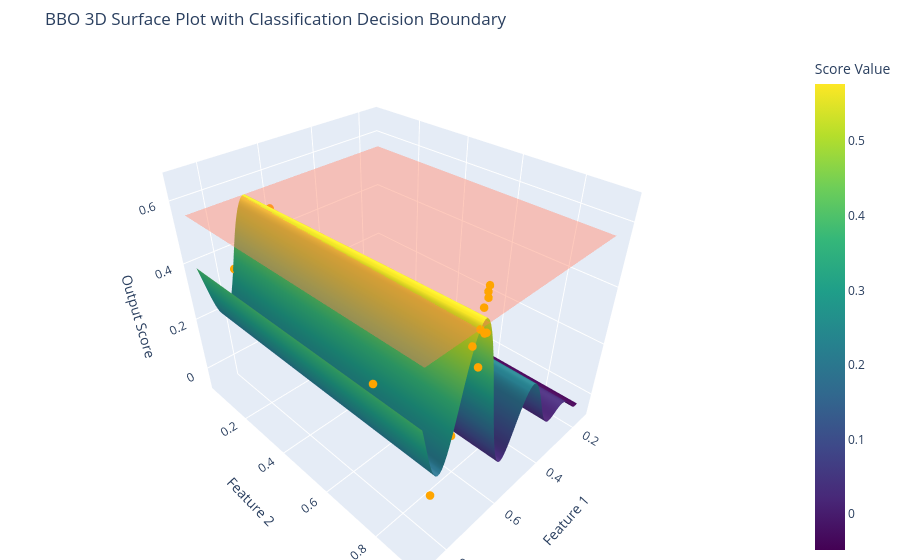

Source (notebook cell):
### Code cell
# ==========================================
# Fit Gaussian Process
# ==========================================

kernel = (
    ConstantKernel(1.0)
    * Matern(length_scale=[1.0, 1.0], nu=2.5)
    + WhiteKernel(noise_level=1e-6)
)

gp = GaussianProcessRegressor(
    kernel=kernel,
    normalize_y=True,
    n_restarts_optimizer=10,
    random_state=0
)

gp.fit(X, y)

# 3. Create a dense grid to map the continuous 3D surface
bounds = list(zip(X.min(axis=0), X.max(axis=0))) # replace with your limits
bounds = np.array(bounds)
x_line = np.linspace(bounds[0, 0], bounds[0, 1], 100)
y_line = np.linspace(bounds[1, 0], bounds[1, 1], 100)
X_grid, Y_grid = np.meshgrid(x_line, y_line)

grid_points = np.vstack([X_grid.ravel(), Y_grid.ravel()]).T

# Predict scores across the entire dense grid
Z_grid = gp.predict(grid_points).reshape(X_grid.shape)

# 4. Define the Classification Threshold (e.g., top 20% of outputs are "Good")
threshold = np.percentile(y, 80)
# Create a flat 3D plane reflecting our decision boundary
Z_boundary = np.full_like(Z_grid, fill_value=threshold)

# 5. Construct the Interactive Plotly 3D Figure
fig = go.Figure()

# Trace 1: The Predicted Continuous Response Surface
fig.add_trace(go.Surface(
    x=x_line, y=y_line, z=Z_grid,
    colorscale='Viridis',
    name='Predicted Landscape',
    colorbar=dict(title='Score Value')
))

# Trace 2: The Semi-Transparent Decision Boundary Plane
fig.add_trace(go.Surface(
    x=x_line, y=y_line, z=Z_boundary,
    colorscale='Reds',
    opacity=0.4,
    showscale=False,
    name='Good/Bad Threshold'
))

# Trace 3: Real Evaluated Points (Scatter)
fig.add_trace(go.Scatter3d(
    x=X[:, 0], y=X[:, 1], z=y,
    mode='markers',
    marker=dict(size=5, color='orange', symbol='circle'),
    name='Submitted Queries'
))

# Layout configurations for crisp visualization
fig.update_layout(
    title='BBO 3D Surface Plot with Classification Decision Boundary',
    scene=dict(
        xaxis_title='Feature 1',
        yaxis_title='Feature 2',
        zaxis_title='Output Score'
    ),
    margin=dict(l=0, r=0, b=0, t=50)
)

# Display the interactive window
fig.show()
